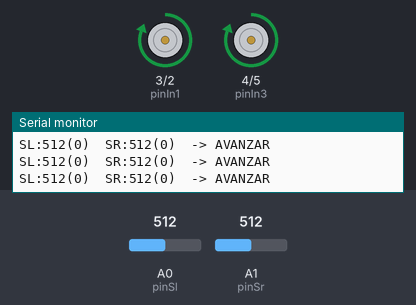
Simulated run of this sketch. Board: Arduino Uno, built with avr-gcc and run on an emulated ATmega328P. Parts: motor-driver pin pairs drawn as motors (green arrow = first pin HIGH = forward, orange = second pin HIGH = backward, longer = more drive), the last lines printed to the serial monitor. The inputs (shaded band) are chosen by the test bench; at power-on: A0 (pinSl) = 512, A1 (pinSr) = 512.

Above: at 1.2 s.
1.3 s: A0 (pinSl) set to 5
4.3 s: A0 (pinSl) set to 2
At 4.7 s:
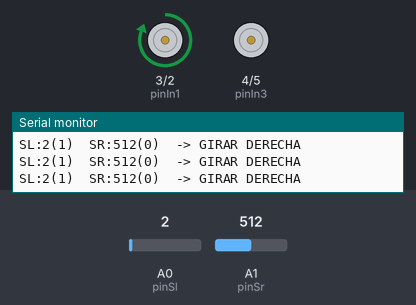
5.8 s: A1 (pinSr) set to 5
8.8 s: A1 (pinSr) set to 2
At 10.0 s:
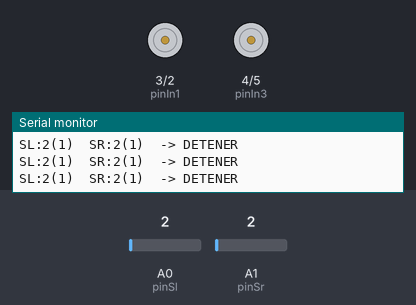
10.3 s: A0 (pinSl) set to 122
At 11.5 s:
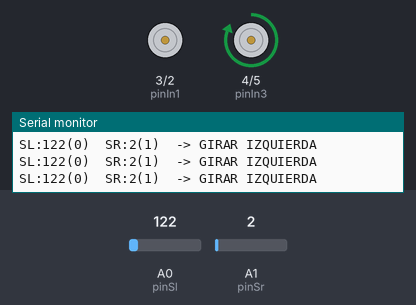
11.8 s: A1 (pinSr) set to 122
At 12.4 s:
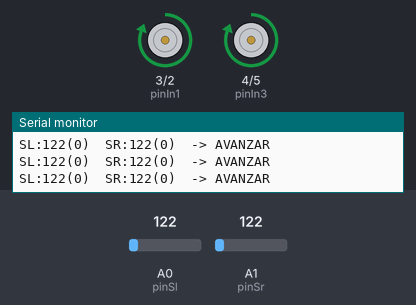
Timing chart, 0 to 14.3 s (numbered marks = the images above; inputs shaded):
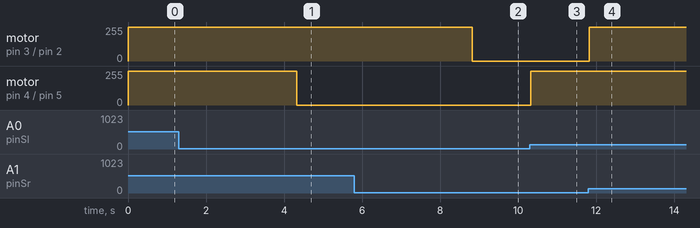

Measured:
- the behaviour switches between 4 and 3 on A0 (pinSl) (found by bisection; images 0 and 1)
- the behaviour switches between 4 and 3 on A1 (pinSr) (found by bisection; images 1 and 2)
- after the input at 4.3 s, motor on pin 4 (pinIn3) / pin 5 (pinIn4): forward 255/255 → stopped at once
- after the input at 8.8 s, motor on pin 3 (pinIn1) / pin 2 (pinIn2): forward 255/255 → stopped at once
- after the input at 10.3 s, motor on pin 4 (pinIn3) / pin 5 (pinIn4): stopped → forward 255/255 at once
- after the input at 11.8 s, motor on pin 3 (pinIn1) / pin 2 (pinIn2): stopped → forward 255/255 at once

The sketch:

seguidorLinea01.ino
```cpp
// =====================================================
// seguidorLinea01 — Seguidor de Línea con delay()
// Arduino UNO + L293D + 2 sensores IR
// =====================================================
// Hardware:
//   sensorIzq (SL) = A0
//   sensorDer (SR) = A1
//   motorIzq: pinIn1=3, pinIn2=2
//   motorDer: pinIn3=4, pinIn4=5
//   Enable L293D conectado a 5V
//
// Tabla de Verdad:
//   SL | SR | Accion
//   ---|----|------------------
//    0 |  0 | avanzar
//    0 |  1 | girarIzquierda
//    1 |  0 | girarDerecha
//    1 |  1 | detener
//
// SL/SR = 1 cuando el sensor VE la linea negra (ADC < umbral)
// delay(20) al final del loop garantiza 20 ms por ciclo (50 Hz)
// =====================================================

const int pinSl  = A0;
const int pinSr  = A1;
const int pinIn1 = 3;
const int pinIn2 = 2;
const int pinIn3 = 4;
const int pinIn4 = 5;

const int umbral   = 4;   // ADC — negro si lectura < umbral
const int cicloMs  = 20;  // ms  — duracion minima de cada accion

void avanzar() {
  digitalWrite(pinIn1, HIGH); digitalWrite(pinIn2, LOW);
  digitalWrite(pinIn3, HIGH); digitalWrite(pinIn4, LOW);
}

void girarDerecha() {
  digitalWrite(pinIn1, HIGH); digitalWrite(pinIn2, LOW);
  digitalWrite(pinIn3, LOW);  digitalWrite(pinIn4, LOW);
}

void girarIzquierda() {
  digitalWrite(pinIn1, LOW);  digitalWrite(pinIn2, LOW);
  digitalWrite(pinIn3, HIGH); digitalWrite(pinIn4, LOW);
}

void detener() {
  digitalWrite(pinIn1, LOW); digitalWrite(pinIn2, LOW);
  digitalWrite(pinIn3, LOW); digitalWrite(pinIn4, LOW);
}

void setup() {
  pinMode(pinIn1, OUTPUT); pinMode(pinIn2, OUTPUT);
  pinMode(pinIn3, OUTPUT); pinMode(pinIn4, OUTPUT);
  Serial.begin(9600);
}

void loop() {
  int valSl = analogRead(pinSl);
  int valSr = analogRead(pinSr);
  bool sl = valSl < umbral;
  bool sr = valSr < umbral;

  Serial.print("SL:"); Serial.print(valSl);
  Serial.print("("); Serial.print(sl); Serial.print(")  ");
  Serial.print("SR:"); Serial.print(valSr);
  Serial.print("("); Serial.print(sr); Serial.print(")  ");

  if      (!sl && !sr) { avanzar();        Serial.println("-> AVANZAR");         }
  else if (!sl &&  sr) { girarIzquierda(); Serial.println("-> GIRAR IZQUIERDA"); }
  else if ( sl && !sr) { girarDerecha();   Serial.println("-> GIRAR DERECHA");   }
  else                 { detener();        Serial.println("-> DETENER");          }

  delay(cicloMs);
}
```
